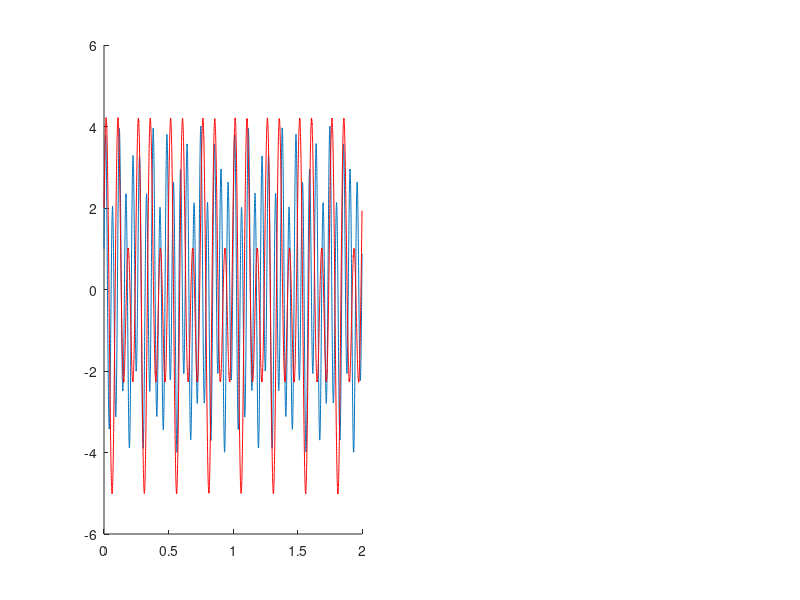

Here is the MATLAB script that generated this plot: (Note: this script raises an error after producing the figure.)
% Coherence_test

Fs = 3000 ;
t = 0: 1/Fs : 2-1/Fs;
Nx = 2 ; Ny = 1 ; 

x  = 1*cos(2*pi*  8  * t)+  3  * sin(2*pi*  19   *t)+ 0.01 *randn(size(t));  
y  = 2*cos(2*pi*  8  * t)+  3  * sin(2*pi*  12   *t)+ 0.01 *randn(size(t)); 

figure
subplot( Ny , Nx , 1 )
hold on
plot( t,x)
plot( t , y , 'r')

hold off
 
win =  tukeywin( 700  , 0.25 ); 
 [Pxy,F] = mscohere( x ,y  , win , 20  , 100000  , Fs ); 
 
 subplot( Ny , Nx , 2 )
 plot(F,Pxy,'linewidth',2); title('Magnitude-squared Coherence');
  xlabel('Hz');  
  axis( [0 20  0 max( Pxy ) ] )

  
  
  

wname  = 'cgau2';
scales = 1:512;
ntw = 21;
t  = linspace(0,1,2048);
x = sin(16*pi*t)+0.25*randn(size(t));
y = sin(16*pi*t+pi/4)+0.25*randn(size(t));
wcoher(x,y,scales,wname,'ntw',ntw,'plot','cwt');

